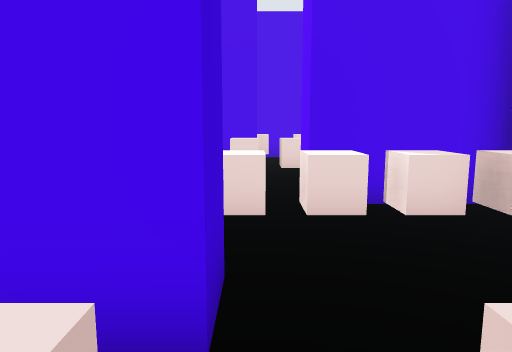
View 1 (above)

24 first-person views from a walk through a scene from a Unity 3-D project. The camera is 1.2 m above the floor, tilts 8° down and sees 70° across. The floor is counted in squares, 1 m on a side. Each view is taken from the middle of a square. On the plan, view 1 faces up. The plan holds only what a view shows up to about 15 squares ahead; the rest is blank. The place goes on beyond the plan. The player is left out. Door leaves are left out, so doorways stand open.

View 2
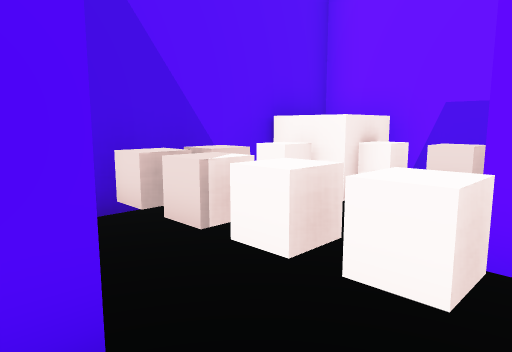

View 3
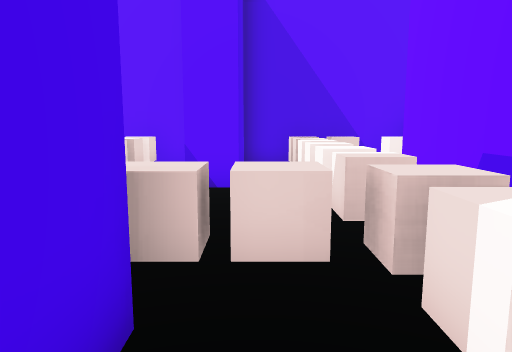

View 4
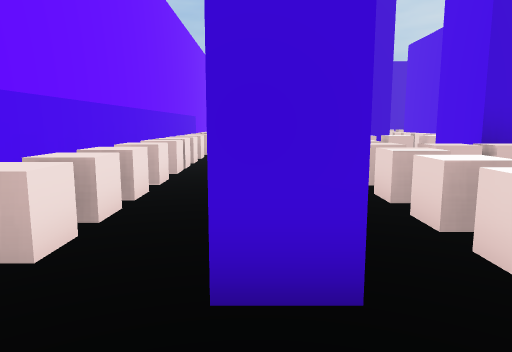

View 5
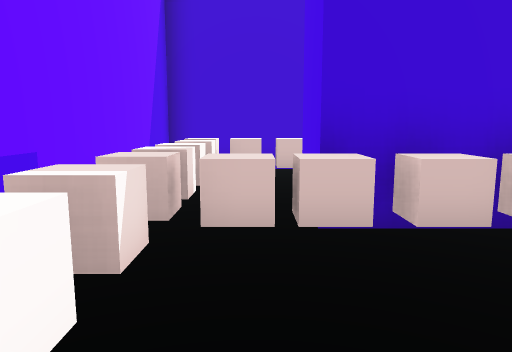

View 6
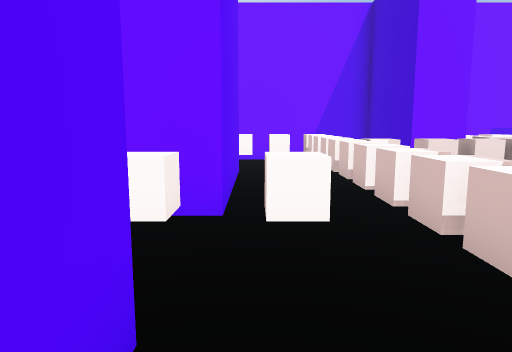

View 7
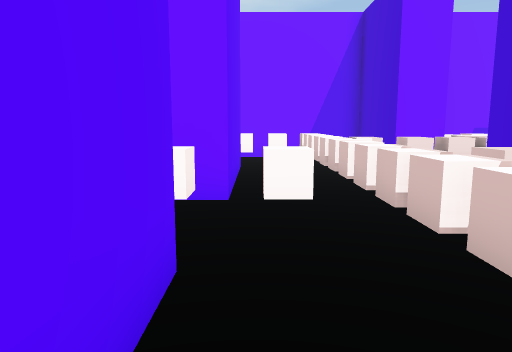

View 8
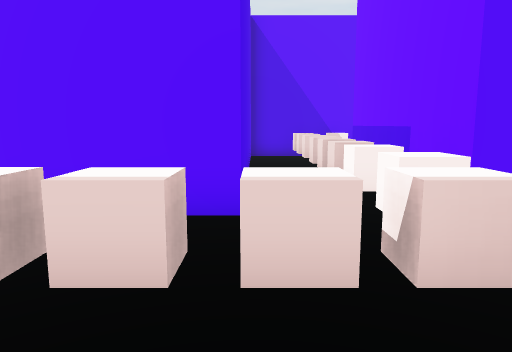

View 9
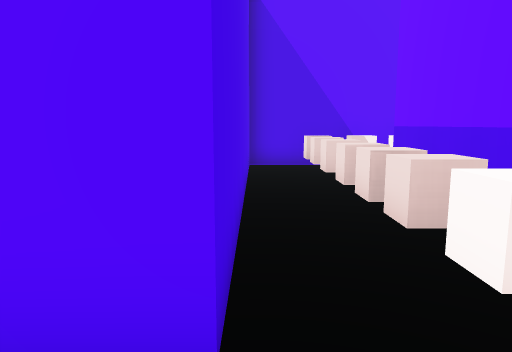

View 10
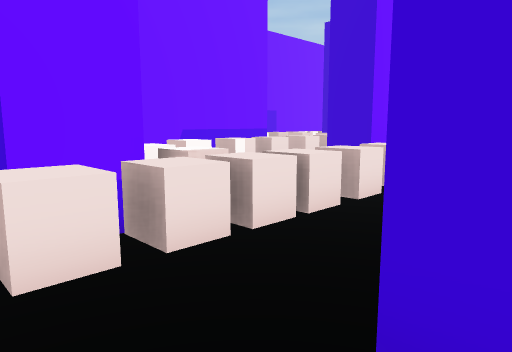

View 11
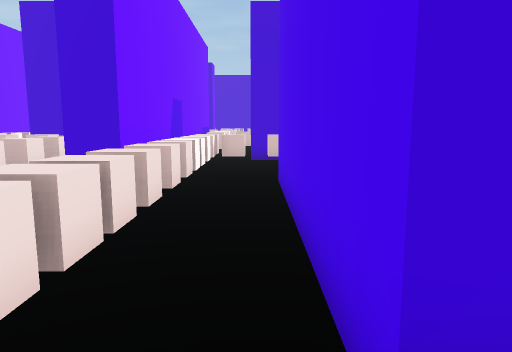

View 12
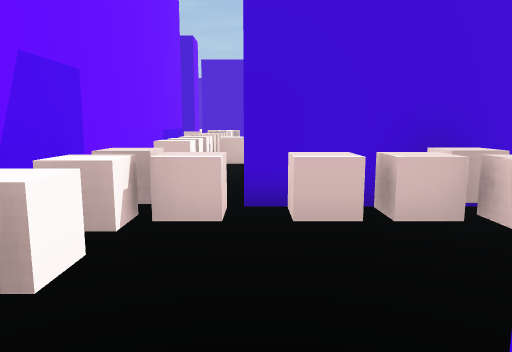

View 13
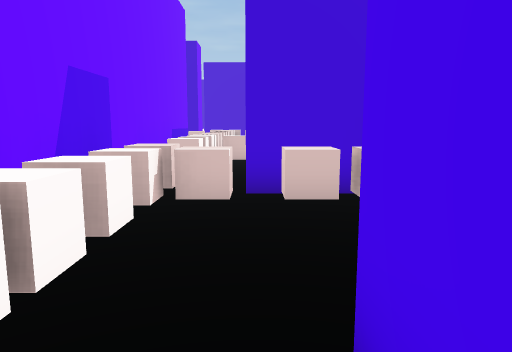

View 14
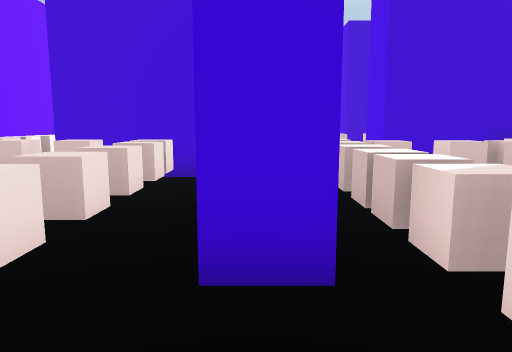

View 15
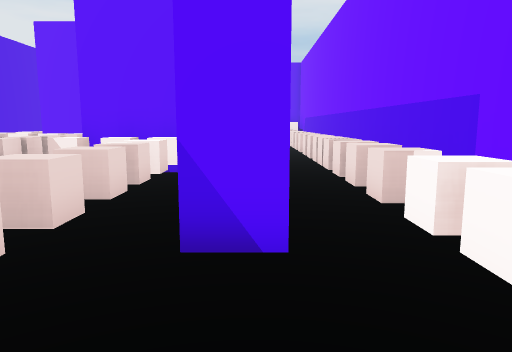

View 16
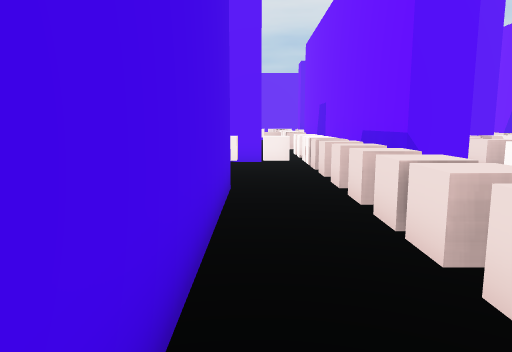

View 17
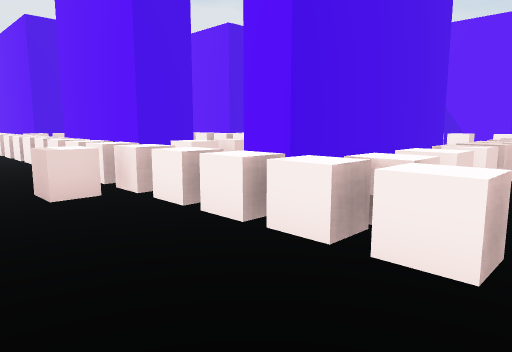

View 18
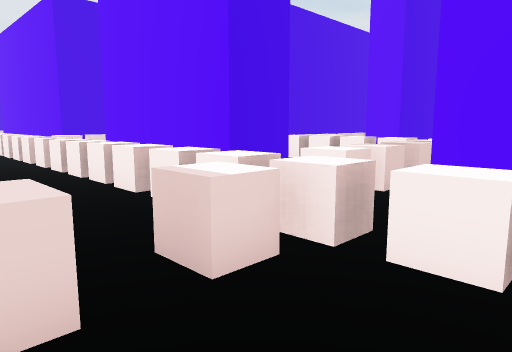

View 19
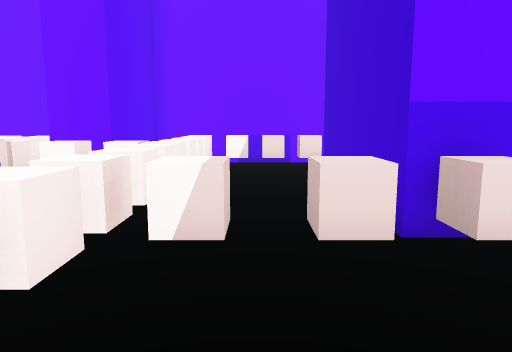

View 20
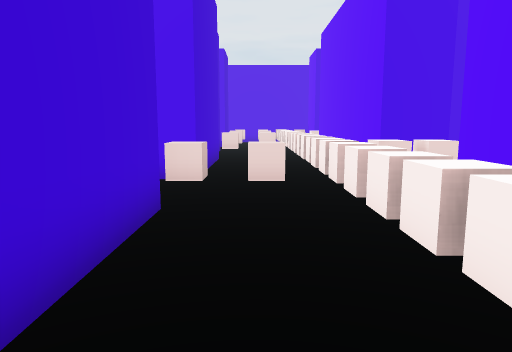

View 21
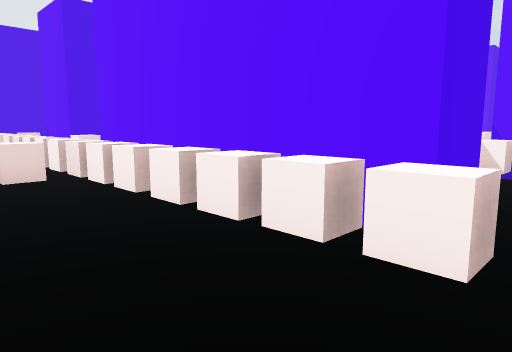

View 22
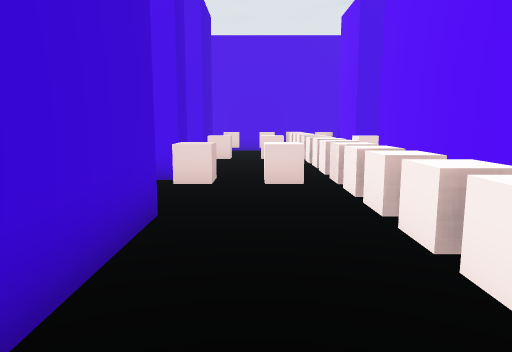

View 23
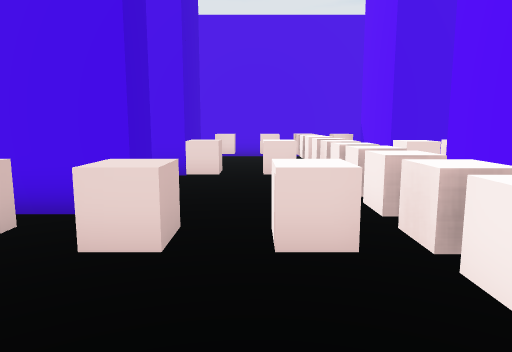

View 24
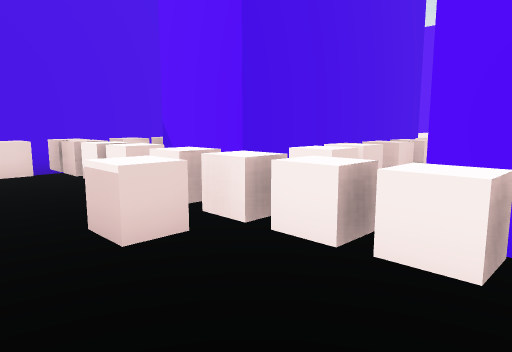

### Floor plan
Points are (right, up) in squares from view 1. A wall is a line through its corners. A room is listed if a view was taken in it or the views show most of it. See-through windows are left out.
Room 1 (views 1, 4, 5)
walls: (-0.2, 2.7) (-0.2, 1.7) (-1.4, 1.7); (0.5, -0.8) (3.7, -0.8) (3.7, 5.3) (0.8, 5.3); (-16, -0.8) (-2, -0.8)
ways out: opening at (0, 4.5) to room 2; opening at (-16.5, 0.5) to room 4
objects: other object (-17, 0); other object (-16, 0); other object (-14, 0); other object (-13, 0); other object (-12, 0); other object (-11, 0); other object (-10, 0); other object (-9, 0); other object (-8, 0); other object (-7, 0); other object (-6, 0); other object (-5, 0); other object (-4, 0); other object (-3, 0); other object (-2, 0); other object (-1, 0); other object (0, 4); other object (1, 0); other object (1, 4); other object (2, 0); other object (2, 4); other object (3, 0) to (3, 1); other object (3, 2); other object (3, 3); other object (3, 4)
Room 2 (view 2)
walls: (0.1, 9.5) (-0.9, 9.5); (-4, 7.9) (-4, 5.7) (-5.6, 5.7); (0.8, 5.3) (0.8, 6.4); (3.7, 6.9) (3.7, 13.2); (-5.6, 10.4) (0.1, 10.4); (3.4, 13.2) (-5.4, 13.2); (-5.4, 2.7) (-0.2, 2.7)
ways out: opening at (0, 4.5) to room 1; opening at (-5, 11.5) to room 3; opening at (-4.5, 4.5) to room 3
objects: other object (-5, 4); other object (-5, 11); other object (-4, 4); other object (-4, 11); other object (-3, 5); other object (-3, 6); other object (-3, 7); other object (-3, 8); other object (-3, 11); other object (-2, 4); other object (-1, 4); other object (-1, 11); other object (0, 8); other object (0, 11); other object (1, 8); other object (2, 8); other object (2, 11); other object (3, 8); other object (3, 9); other object (3, 10); other object (3, 11)
Room 3 (views 3, 6, 7, 8, 9, 10, 11, 12, 13, 14, 16, 17, 18, 19, 20, 21, 22, 23, 24)
walls: (-24.4, 17) (-28.5, 17) (-28.5, 18); (-28.5, 21.6) (-28.5, 22.1); (-30.4, 24.9) (-30.9, 24.9); (-25.5, 13.4) (-28.1, 13.4) (-28.1, 14.4); (-21.2, 12.6) (-21.2, 8.8) (-22.5, 8.8) (-22.5, 11.1); (-26.6, 32.4) (-33.8, 32.4) (-33.8, 34.9); (-32.6, 21.3) (-34.2, 21.3) (-34.2, 29.5); (-27.3, 10.4) (-27.3, 9.5) (-33.8, 9.5) (-33.8, 10.5); (-32.8, 13.4) (-34.2, 13.4) (-34.2, 18.1); (-38.3, 25.8) (-38.3, 20.8) (-39.1, 20.8); (-38.3, 18.1) (-38.3, 14.8); (-10.1, 10.1) (-10.1, 9.5) (-16.8, 9.5); (-32.2, 37.6) (-39.1, 37.6); (-38.5, 29.8) (-38.5, 28.7) (-40.4, 28.7); (-28.1, 5.5) (-28.1, 6.6) (-15.5, 6.6) (-15.5, 5.5); (-5.4, 13.2) (-5.4, 16.4); (-38.5, 34.9) (-38.5, 32.4) (-39.5, 32.4); (-15.6, 2.7) (-12.8, 2.7); (-39.6, 10.4) (-38.5, 10.4) (-38.5, 5.6); (-11, 3.9) (-11, 6.3) (-9.7, 6.3) (-9.7, 2.7) (-5.4, 2.7); (-30.8, 2.7) (-29.1, 2.7); (-5.6, 5.7) (-5.6, 10.4); (-39.1, 2.7) (-33.8, 2.7) (-33.8, 6.3) (-32.6, 6.3)
ways out: opening at (-5, 11.5) to room 2; opening at (-4.5, 4.5) to room 2; opening at (-27.5, 4.5); opening at (-21.5, 23.5)
objects: other object (-39, 11); other object (-39, 27); other object (-38, 4); other object (-38, 11); other object (-38, 19); other object (-38, 27); other object (-38, 31); other object (-38, 36); other object (-37, 4); other object (-37, 19); other object (-37, 27); other object (-37, 31); other object (-37, 36); other object (-36, 4); other object (-36, 11); other object (-35, 4); other object (-35, 5); other object (-35, 6); other object (-35, 7); other object (-35, 8); other object (-35, 9); other object (-35, 10); other object (-35, 11); other object (-35, 12); other object (-35, 13); other object (-35, 14); other object (-35, 15); other object (-35, 16); other object (-35, 17); other object (-35, 18); other object (-35, 19); other object (-35, 20); other object (-35, 21); other object (-35, 22); other object (-35, 23); other object (-35, 24); other object (-35, 25); other object (-35, 26); other object (-35, 27); other object (-35, 28); other object (-35, 29); other object (-35, 30); other object (-35, 31); other object (-35, 32); other object (-35, 33); other object (-35, 34); other object (-35, 35); other object (-35, 36); other object (-34, 7); other object (-34, 12); other object (-34, 20); other object (-34, 31); other object (-34, 36); other object (-33, 12); other object (-33, 31); other object (-33, 36); other object (-32, 7); other object (-32, 12); other object (-32, 31); other object (-31, 4); other object (-31, 5); other object (-31, 6); other object (-31, 7); other object (-31, 12); other object (-31, 31); other object (-30, 4); other object (-30, 7); other object (-30, 13); other object (-30, 14); other object (-30, 15); other object (-30, 17); other object (-30, 18); other object (-30, 22); other object (-30, 31); other object (-29, 7); other object (-29, 15); other object (-28, 15); other object (-27, 7); other object (-27, 15); other object (-26, 7); other object (-26, 15); other object (-25, 7); other object (-25, 8); other object (-25, 10); other object (-24, 7); other object (-23, 7); other object (-22, 24); other object (-20, 7); other object (-20, 8); other object (-20, 10); other object (-20, 11); other object (-20, 12); other object (-19, 7); other object (-19, 12); other object (-18, 7); other object (-17, 7); other object (-16, 7); other object (-15, 4); other object (-15, 7); other object (-14, 4); other object (-14, 7); other object (-13, 4); other object (-13, 7); other object (-12, 4); other object (-12, 5); other object (-12, 6); other object (-12, 7); other object (-11, 7); other object (-10, 7); other object (-9, 7); other object (-9, 12); other object (-8, 4); other object (-8, 5); other object (-8, 6); other object (-8, 7); other object (-8, 8); other object (-8, 9); other object (-8, 10); other object (-8, 11); other object (-8, 12); other object (-8, 13); other object (-8, 14); other object (-8, 15); other object (-7, 4); other object (-6, 4); other object (-6, 11)
Room 4 (view 15)
walls: (-16.8, 1.6) (-16.8, 2.7) (-15.6, 2.7); (-19.9, -0.8) (-18.8, -0.8); (-21.2, 4.8) (-21.2, 1.5)
ways out: opening at (-16.5, 0.5) to room 1; opening at (-21.5, 0.5)
objects: other object (-22, 0); other object (-21, 0); other object (-20, 0); other object (-20, 1); other object (-20, 3); other object (-20, 4); other object (-19, 4); other object (-18, 0); other object (-18, 4); other object (-17, 4)

Positions as (right, up) in squares from view 1, and headings:
1: (0, 0), facing up
2: (-1, 6), facing down-right
3: (-6, 5), facing right
4: (2, 2), facing left
5: (0, 5), facing left
6: (-6, 15), facing down
7: (-6, 16), facing down
8: (-10, 13), facing right
9: (-7, 13), facing right
10: (-9, 10), facing down-left
11: (-9, 9), facing left
12: (-16, 9), facing left
13: (-15, 9), facing left
14: (-13, 6), facing left
15: (-20, 2), facing right
16: (-34, 9), facing right
17: (-38, 6), facing up-right
18: (-38, 9), facing up-right
19: (-37, 14), facing down
20: (-37, 13), facing up
21: (-38, 20), facing up-right
22: (-37, 21), facing up
23: (-37, 24), facing up
24: (-38, 28), facing up-right
